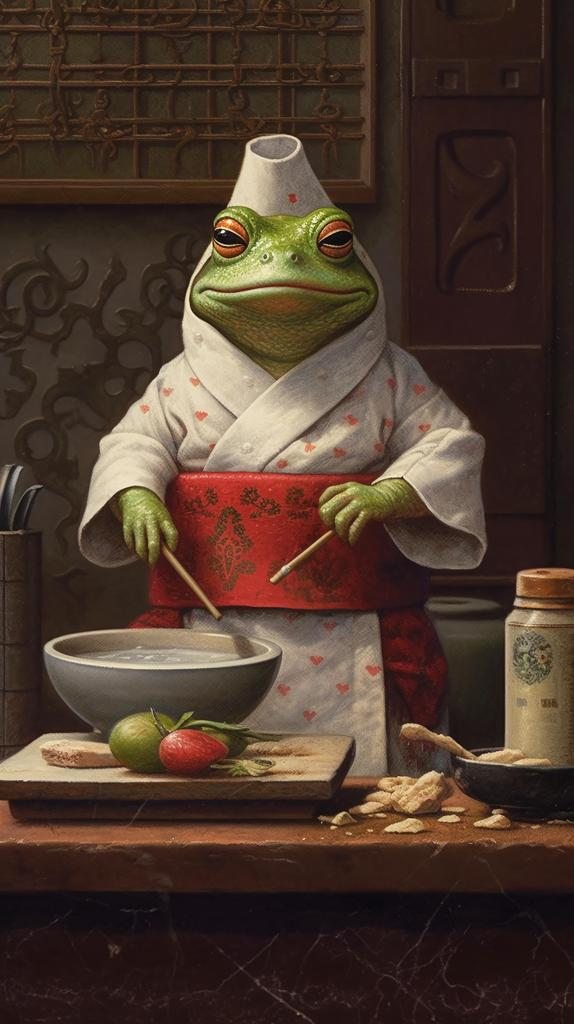
#> input picture semester_7/computer_vision/assignments/assignment_1/ahmed/image.jpeg, 574 x 1024 px
$ python main.py
#> lines starting #> are read from the running program, lines starting #| are printed output that depends on the picture; after the words box and inside, x2 and y2 are one past the last pixel; in counts of white or black regions, pixels touching at a corner belong together
import cv2
import matplotlib.pyplot as plt
import numpy as np


# Define a function to generate a Gaussian kernel
def generate_gaussian_kernel(size=5, sigma=5):
    axis = np.linspace(-(size - 1) / 2.0, (size - 1) / 2.0, size)
    x, y = np.meshgrid(axis, axis)

    gaussian_kernel = np.exp(-0.5 * (np.square(x) + np.square(y)) / np.square(sigma))

    return gaussian_kernel / np.sum(gaussian_kernel)


# Load the image
image = cv2.imread("image.jpeg")
#> image is the input picture: shape (1024, 574, 3); mean B, G, R 45.1, 57.1, 77.2

# Convert the image to grayscale
gray_image = cv2.cvtColor(image, cv2.COLOR_BGR2GRAY)
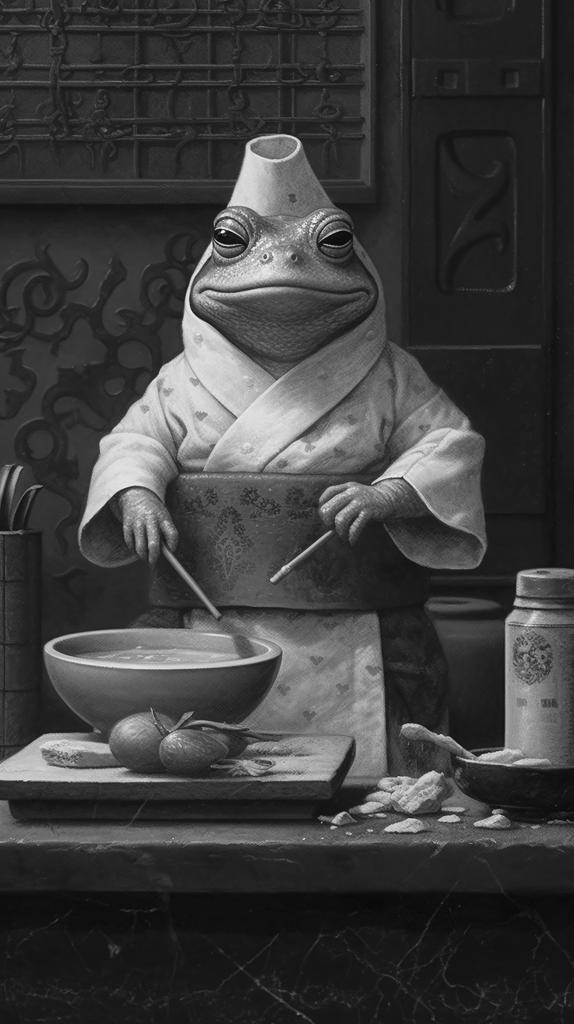
#> gray_image: shape (1024, 574); min 1, max 251, mean 61.7

# Generate a Gaussian kernel
kernel_size = 5
sigma = 15
gaussian_kernel = generate_gaussian_kernel(kernel_size, sigma)

# Apply the Gaussian filter
filtered_image = cv2.filter2D(gray_image, -1, gaussian_kernel)

# Convert the filtered image back to RGB
filtered_image_rgb = cv2.cvtColor(filtered_image, cv2.COLOR_GRAY2RGB)

# Print the kernel
print("Gaussian Kernel: ", gaussian_kernel)

# Display and save the results
cv2.imshow("Original Image", image)
cv2.imshow("Gaussian Blur", filtered_image_rgb)
cv2.waitKey(0)
cv2.destroyAllWindows()


# Define a function to apply box blur to an image
def box_blur(image, kernel_size):
#> called with kernel_size = 5
    height, width = image.shape
#> height = 1024; width = 574
    kernel = np.ones((kernel_size, kernel_size), np.float32) / (kernel_size**2)

    result = np.zeros((height, width), dtype=np.uint8)

    half_kernel = kernel_size // 2

    for y in range(half_kernel, height - half_kernel):
        for x in range(half_kernel, width - half_kernel):
            # Apply the kernel to the neighborhood
            neighborhood = image[
                y - half_kernel : y + half_kernel + 1,
                x - half_kernel : x + half_kernel + 1,
            ]
            weighted_sum = np.sum(neighborhood * kernel)
            result[y, x] = int(weighted_sum)

    return result


# Apply box blur to the image
image = cv2.imread("image.jpeg", cv2.IMREAD_GRAYSCALE)
kernel_size = 5
blurred_image = box_blur(image, kernel_size)

# Display and save the results
cv2.imshow("Original Image", image)
cv2.imshow("Box Blur", blurred_image)
cv2.waitKey(0)
cv2.destroyAllWindows()


# Define a function to apply median filter to an image
def median_filter(image, kernel_size):
#> called with kernel_size = 5
    return cv2.medianBlur(image, kernel_size)


# Apply median filter to the image
image = cv2.imread("image.jpeg", cv2.IMREAD_GRAYSCALE)
kernel_size = 5
filtered_image = median_filter(image, kernel_size)

# Display and save the results
cv2.imshow("Original Image", image)
cv2.imshow("Median Filter", filtered_image)
cv2.waitKey(0)
cv2.destroyAllWindows()


# Define a function to apply Prewitt filter to an image
def prewitt_filter(image):
    # Define a Prewitt kernel
    kernel_x = np.array([[-1, 0, 1], [-1, 0, 1], [-1, 0, 1]])
    kernel_y = np.array([[-1, -1, -1], [0, 0, 0], [1, 1, 1]])

    # Apply the kernels to the image and add the images
    prewitt_x = cv2.filter2D(image, -1, kernel_x)
    prewitt_y = cv2.filter2D(image, -1, kernel_y)
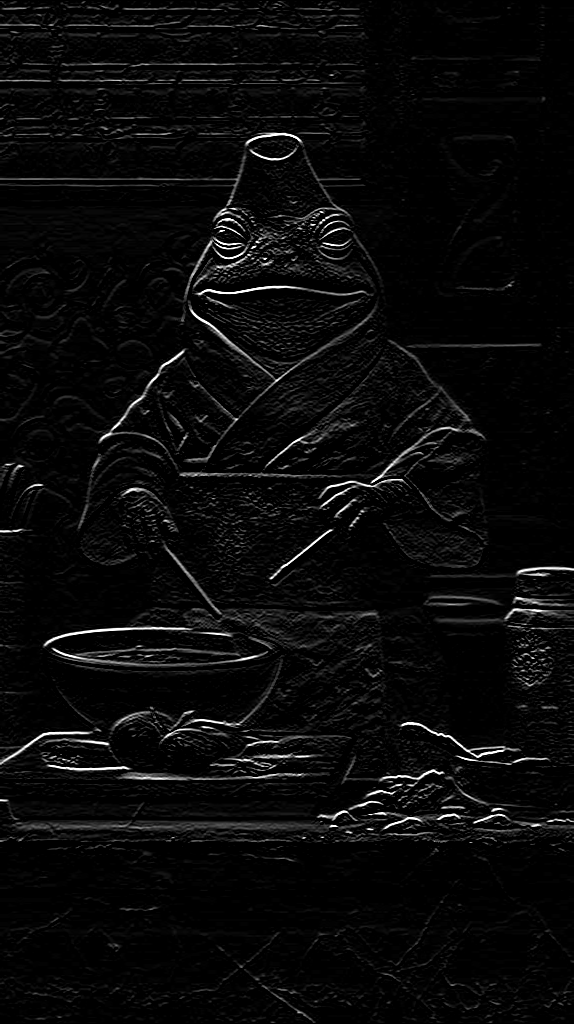
#> prewitt_y: shape (1024, 574); min 0, max 255, mean 9.7

    return prewitt_x, prewitt_y


# Apply Prewitt filter to the image
image = cv2.imread("image.jpeg", cv2.IMREAD_GRAYSCALE)
prewitt_x, prewitt_y = prewitt_filter(image)

# Display and save the results
cv2.imshow("Original Image", image)
cv2.imshow("Prewitt X", prewitt_x)
cv2.imshow("Prewitt Y", prewitt_y)
cv2.waitKey(0)
cv2.destroyAllWindows()


# Define a function to apply Sobel filter to an image
def sobel_filter(image):
    # Define a Sobel kernel
    kernel_x = np.array([[-1, 0, 1], [-2, 0, 2], [-1, 0, 1]])
    kernel_y = np.array([[-1, -2, -1], [0, 0, 0], [1, 2, 1]])

    # Apply the kernels to the image and add the images
    sobel_x = cv2.filter2D(image, -1, kernel_x)
    sobel_y = cv2.filter2D(image, -1, kernel_y)

    return sobel_x, sobel_y


# Apply Sobel filter to the image
image = cv2.imread("image.jpeg", cv2.IMREAD_GRAYSCALE)
sobel_x, sobel_y = sobel_filter(image)

# Display and save the results
cv2.imshow("Original Image", image)
cv2.imshow("Sobel X", sobel_x)
cv2.imshow("Sobel Y", sobel_y)
cv2.waitKey(0)
cv2.destroyAllWindows()


# Load the image in grayscale
img = cv2.imread("image.jpeg", 0)

# Calculate the histogram
hist = cv2.calcHist([img], [0], None, [256], [0, 256])
#> hist = 256 values, max 18248 at index 30, min 0 at index 245, mean 2296

# Create a figure and axis
fig, ax = plt.subplots()

# Customize the plot
ax.plot(hist, color="black")
ax.fill_between(range(256), hist.flatten(), 0, color="red", alpha=0.6)
ax.set_xlim(0, 256)
ax.set_ylim(0, max(hist) + 1000)
ax.set_xlabel("Pixel Value")
ax.set_ylabel("Frequency")
ax.set_title("Image Histogram")
ax.grid(True)

# Show the plot
plt.show()
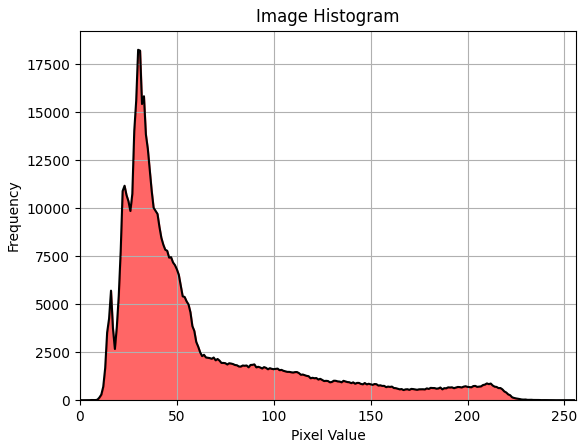
#> figure drawn by matplotlib, 1 panel; curve peaks at x = 30, y = 18248


# Load a colored image
image = cv2.imread("image.jpg")
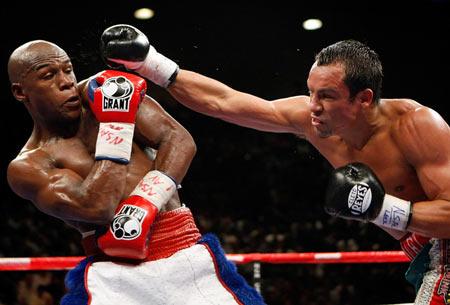
#> input picture semester_5/signals_and_systems/labs/lab_3/image.jpg, 450 x 305 px, found by its file name
#> image is the input picture: shape (305, 450, 3); mean B, G, R 43.8, 49.2, 73.1

# Convert the image to grayscale
gray_image = cv2.cvtColor(image, cv2.COLOR_BGR2GRAY)
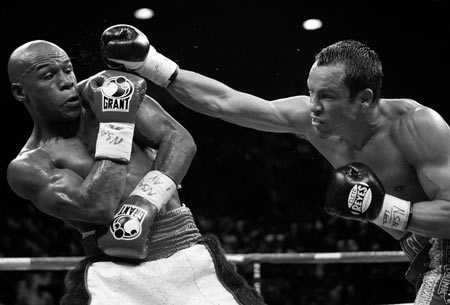
#> gray_image: shape (305, 450); min 0, max 255, mean 55.7

# Apply thresholding to create a binary image
_, binary_image = cv2.threshold(gray_image, 128, 255, cv2.THRESH_BINARY)
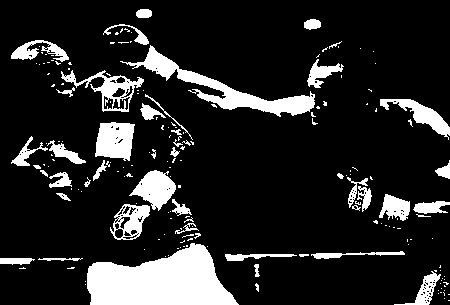
#> binary_image: shape (305, 450); 15% white; 186 white regions (139 under 20 px), largest, box (x1, y1, x2, y2) and area: (87, 243, 239, 305) 6293, (120, 45, 315, 117) 2769, (95, 122, 135, 161) 1207

# Display the original, grayscale, and binary images
cv2.imshow("Original Image", image)
cv2.imshow("Grayscale Image", gray_image)
cv2.imshow("Binary Image", binary_image)

cv2.waitKey(0)
cv2.destroyAllWindows()


# Define a function to detect corners using Harris corner detection
def harris_corner_detection(image):
    # Convert the image to grayscale
    gray_image = cv2.cvtColor(image, cv2.COLOR_BGR2GRAY)

    # Apply Harris corner detection
    corners = cv2.cornerHarris(gray_image, 2, 3, 0.04)

    # Threshold the corners
    corners[corners < 0.01 * corners.max()] = 0

    # Draw circles around the corners
    radius = 5
    thickness = 2
    color = (0, 0, 255)
    for i in range(corners.shape[0]):
        for j in range(corners.shape[1]):
            if corners[i, j] > 0:
                center = (j, i)
                cv2.circle(image, center, radius, color, thickness)
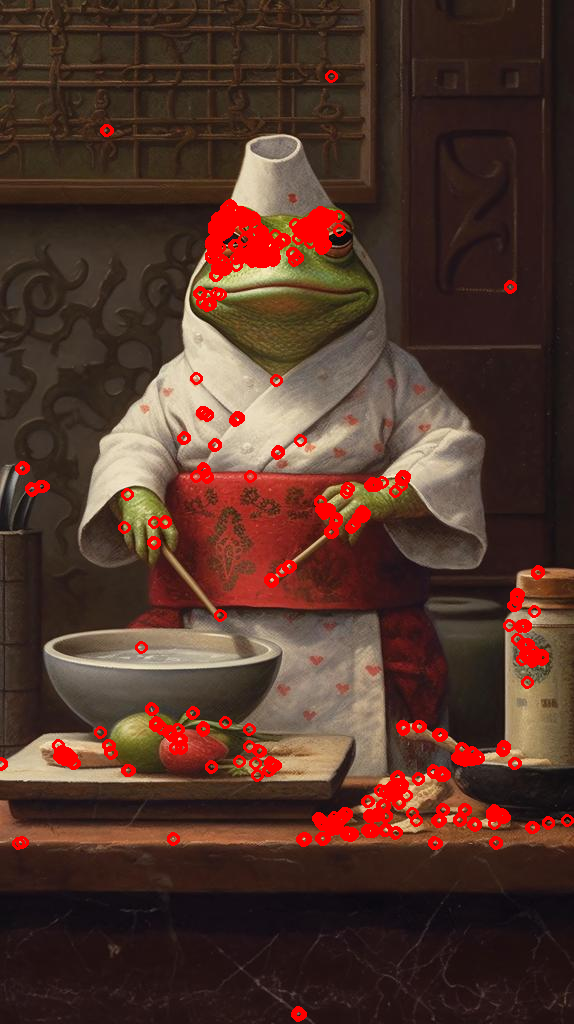
#> image: shape (1024, 574, 3); 3.92% of pixels changed, all inside (x1, y1, x2, y2) = (0, 70, 574, 1022)

    return image


# Load an image
image = cv2.imread("image.jpeg")

# Detect corners using Harris corner detection
corners_image = harris_corner_detection(image)

# Display and save the results
cv2.imshow("Original Image", image)
cv2.imshow("Corners", corners_image)
cv2.waitKey(0)
cv2.destroyAllWindows()
